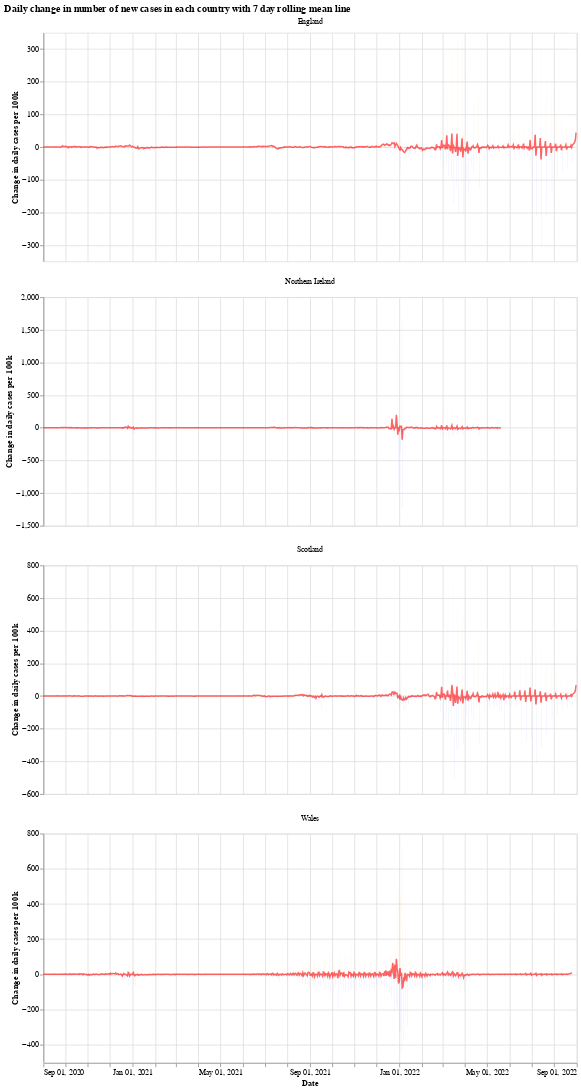

Notebook code cell kept with this figure:
### Markdown cell above
We will use the Python library `Altair` for visualising the data, see the [altair docs](https://altair-viz.github.io/) for more information.

First we have a graph which shows the daily change in the number of new cases for each country. This number jumps up and down all over the place, which is likely due to delay in reporting of new cases over the weekend. Another interesting thing is that it looks like the daily cases in Wales experienced a much shorter period of calm over the summer (calm in the sense of daily cases not jumping up and down).

The orange bars are days when the number of new cases (per 100k population) was more than the previous day, while the blue are days when the number of new cases dropped. The red line is the 7 day moving average. 

When the moving average line is below 0, it means that there is a consistent drop in new cases. We can see this clearly happening around the times that lockdowns were introduced (though, to varying degrees). I will update the graphs soon with a marker of when each lockdown started.

### Code cell
# collapse
import altair as alt

bars = alt.Chart(uk_cases).mark_bar().encode(
    x=alt.X("yearmonthdate(date):T", axis=alt.Axis(title='Date')),
    y=alt.Y("casesChangeRate:Q", axis=alt.Axis(title='Change in daily cases per 100k')),
    tooltip='casesChange',
    color=alt.condition(
        alt.datum.casesChangeRate > 0,
        alt.value("orange"),  # The positive color
        alt.value("blue")  # The negative color
    )
).properties(title='Daily change in number of new cases with 7 day rolling mean',width=700).interactive()

line = alt.Chart(uk_cases).mark_line(
    color='red',
    size=2,
    opacity=0.6
).transform_window(
    rolling_mean='mean(casesChangeRate)',
    frame=[0, 7],
    groupby=['areaName']
).encode(
    x='yearmonthdate(date):T',
    y='rolling_mean:Q'
)

alt.layer(bars, line, data=uk_cases).facet(alt.Column(
    'areaName', title=''), columns=1).resolve_scale(y='independent').properties(title='Daily change in number of new cases in each country with 7 day rolling mean line')

### Figure 1 — Vega-Lite specification as saved in the notebook (floating-point values rounded to 4 significant figures; data arrays with more than 128 entries replaced by an {"elided": "..."} marker saying what was removed)
{"config": {"view": {"continuousWidth": 400, "continuousHeight": 300}}, "data": {"name": "data-d1c240b8336bd19a1864b3d65d9dd3b7"}, "facet": {"type": "nominal", "field": "areaName", "title": ""}, "spec": {"layer": [{"mark": "bar", "encoding": {"color": {"condition": {"value": "orange", "test": "(datum.casesChangeRate > 0)"}, "value": "blue"}, "tooltip": {"type": "quantitative", "field": "casesChange"}, "x": {"type": "temporal", "axis": {"title": "Date"}, "field": "date", "timeUnit": "yearmonthdate"}, "y": {"type": "quantitative", "axis": {"title": "Change in daily cases per 100k"}, "field": "casesChangeRate"}}, "selection": {"selector001": {"type": "interval", "bind": "scales", "encodings": ["x", "y"]}}, "title": "Daily change in number of new cases with 7 day rolling mean", "width": 700}, {"mark": {"type": "line", "color": "red", "opacity": 0.6, "size": 2}, "encoding": {"x": {"type": "temporal", "field": "date", "timeUnit": "yearmonthdate"}, "y": {"type": "quantitative", "field": "rolling_mean"}}, "transform": [{"window": [{"op": "mean", "field": "casesChangeRate", "as": "rolling_mean"}], "frame": [0, 7], "groupby": ["areaName"]}]}]}, "columns": 1, "resolve": {"scale": {"y": "independent"}}, "title": "Daily change in number of new cases in each country with 7 day rolling mean line", "$schema": "https://vega.github.io/schema/vega-lite/v4.8.1.json", "datasets": {"data-d1c240b8336bd19a1864b3d65d9dd3b7": {"elided": "2811 records"}}}
